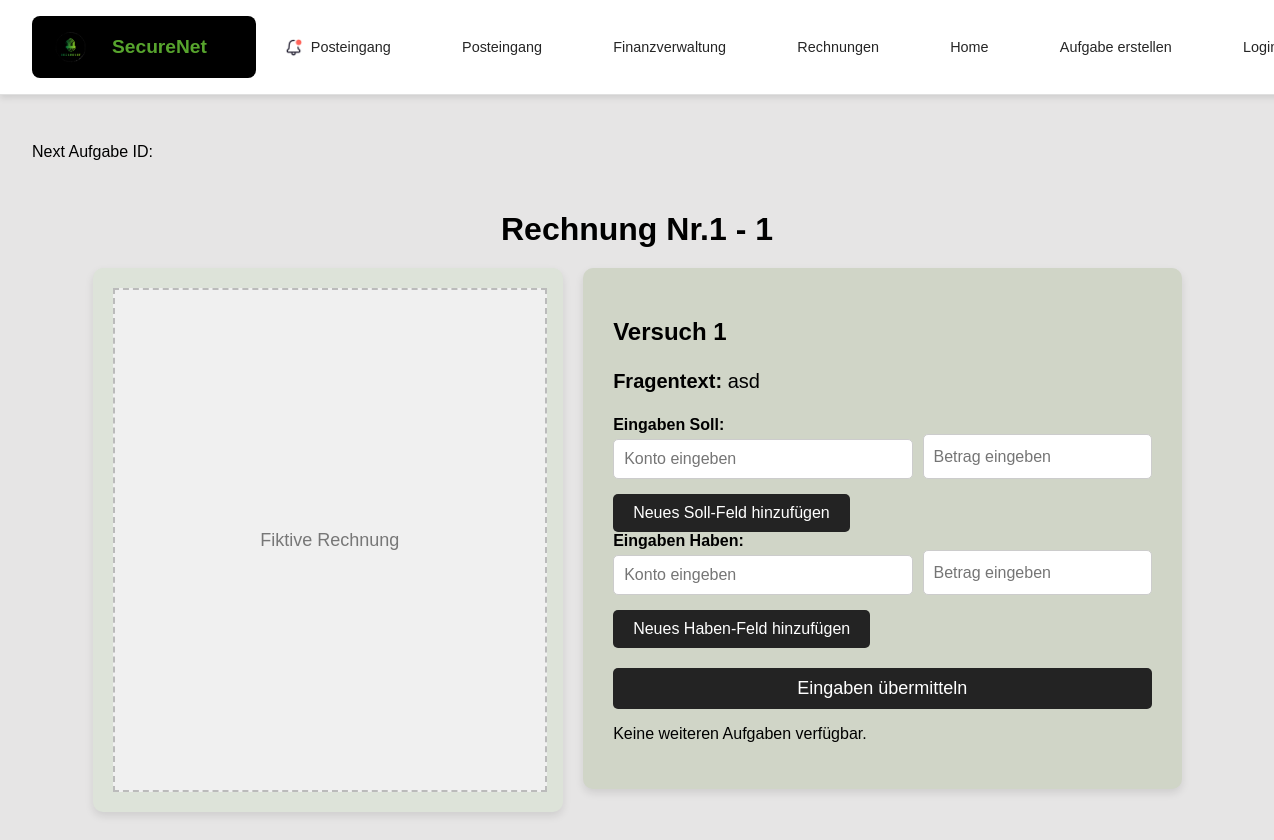
/posts/rechnung/, run on an earlier commit of the app's database.
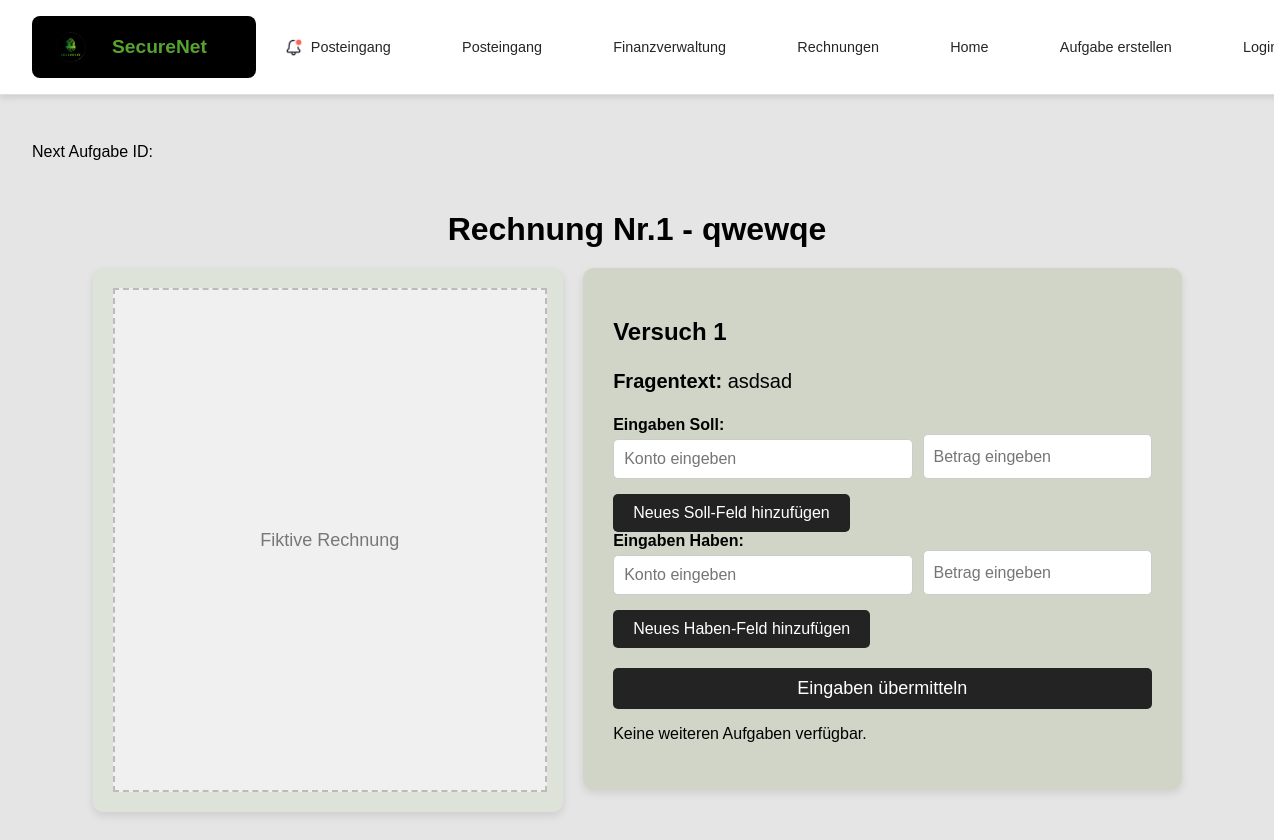
And on a later commit of the database.
### posts/models.py (models this page shows, shortened)
class Aufgabe_neu(models.Model):
    unternehmen_kategorie = models.IntegerField()
    fragentyp = models.IntegerField()
    fragentyp_text = models.CharField(max_length=255)
    mailtext = models.TextField()
    frage = models.TextField()
    bezugswert = models.FloatField()
    min_wert = models.FloatField(null=True, blank=True)
    max_wert = models.FloatField(null=True, blank=True)
    nutzungsdauer = models.IntegerField(null=True, blank=True)

### posts/views.py (the view)
# urls.py: path('rechnung/', views.rechnung_view, name='rechnung'),
def rechnung_view(request):
    aufgabe = Aufgabe_neu.objects.first()  # Beispiel für eine zufällige Aufgabe
    return render(request, 'posts/rechnung.html', {'aufgabe': aufgabe})

### posts/templates/posts/rechnung.html (shortened to what this page needs)
{% extends 'master_layout.html' %}
{% load static %}
{% block css %}
<link rel="stylesheet" href="{% static 'css/styles.css' %}">
{% endblock %}
{% block content %}
<p>Next Aufgabe ID: {{ next_aufgabe.id }}</p>
<div class="container_rechnung">
    <h1 class="headline_rechnung">Rechnung Nr.{{ aufgabe.id }} - {{ aufgabe.fragentyp_text }}</h1>
    <div class="content-wrapper_rechnung">
        <div class="left-section_rechnung">
            <div class="invoice-placeholder_rechnung">Fiktive Rechnung</div>
        </div>
        <div class="right-section_rechnung">
            <h2>Versuch 1</h2>
            <p class="business-case_rechnung">
                <strong>Fragentext:</strong> {{ aufgabe.frage }}
            </p>
            <form method="post">
                <div class="inputs-container_rechnung">
                    <div id="soll-container_rechnung">
                        <label><strong>Eingaben Soll:</strong></label>
                        <div class="input-group_rechnung">
                            <input type="text" placeholder="Konto eingeben" name="soll_konto[]">
                            <input type="number" placeholder="Betrag eingeben" name="soll_betrag[]">
                        </div>
                    </div>
                    <button type="button" class="btn-add_rechnung" onclick="addField('soll-container_rechnung')">Neues Soll-Feld hinzufügen</button>
                    <div id="haben-container_rechnung">
                        <label><strong>Eingaben Haben:</strong></label>
                        <div class="input-group_rechnung">
                            <input type="text" placeholder="Konto eingeben" name="haben_konto[]">
                            <input type="number" placeholder="Betrag eingeben" name="haben_betrag[]">
                        </div>
                    </div>
                    <button type="button" class="btn-add_rechnung" onclick="addField('haben-container_rechnung')">Neues Haben-Feld hinzufügen</button>
                </div>
                <button type="submit" class="btn-submit_rechnung">Eingaben übermitteln</button>
            </form>
            {% if next_aufgabe %}
                <a href="{% url 'posts:rechnung_detail' next_aufgabe.id %}" class="btn-next_rechnung">Nächste Aufgabe ➡️</a>
            {% else %}
                <p>Keine weiteren Aufgaben verfügbar.</p>
            {% endif %}
        </div>
    </div>
</div>
{% endblock %}

What changed in the data, as far as the page shows it:
changed Aufgabe_neu id 1: fragentyp_text "1" → "qwewqe"; frage "asd" → "asdsad"
